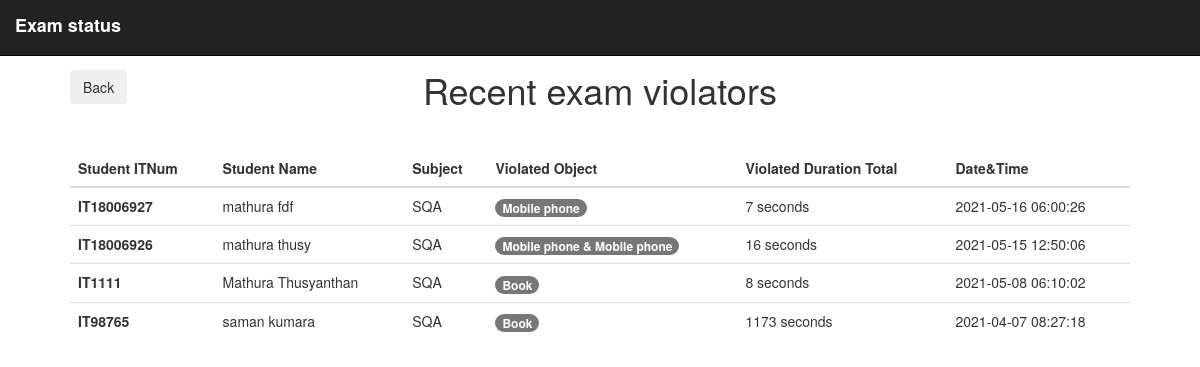
Page /admin/exam_status.php on the committed database.
### tables this page shows
CREATE TABLE `violation` (
  `vid` int(11) NOT NULL,
  `exam_id` int(11) NOT NULL,
  `stud_id` int(11) NOT NULL,
  `violated_time` timestamp NOT NULL DEFAULT current_timestamp(),
  `count` int(11) DEFAULT NULL,
  `proh_item` varchar(30) DEFAULT NULL
);

CREATE TABLE `student` (
  `stud_id` int(11) NOT NULL,
  `stud_no` int(10) NOT NULL,
  `firstname` varchar(50) NOT NULL,
  `lastname` varchar(50) NOT NULL,
  `gender` varchar(10) NOT NULL,
  `yr&sec` varchar(5) NOT NULL,
  `password` text NOT NULL
);

CREATE TABLE `subject` (
  `sub_id` int(11) NOT NULL,
  `sub_name` varchar(20) NOT NULL,
  `yr&sec` varchar(20) NOT NULL
);

### admin/exam_status.php (the view, shortened to what this page needs)
<?php
require '../admin/conn.php';
?>
<!DOCTYPE html>
<html lang = "en">
	<head>
	 <link rel = "stylesheet" type = "text/css" href = "css/bootstrap.css" />
		<link rel = "stylesheet" type = "text/css" href = "css/style.css" />
	</head>
<body>
	<nav class="navbar navbar-default navbar-fixed-top navbar-inverse">
		<div class="container-fluid">
			<label class="navbar-brand">Exam status</label>
		</div>
	</nav>
	<div    style="margin: 7rem; 0;position: relative;">
		<div style="text-align: center;" >
			<h1>Recent exam violators</h1>
		</div>
		 <div class="table-responsive table-wrapper-scroll-y my-custom-scrollbar1" style="margin-top: 4rem;">
			<table class="table table-hover table-dark">
			  <thead>
			    <tr>
			      <th scope="col">Student ITNum</th>
			      <th scope="col">Student Name</th>
			      <th scope="col">Subject</th>
			      <th scope="col">Violated Object</th>
			      <th scope="col">Violated Duration Total</th>
			       <th scope="col">Date&Time</th>
			    </tr>
			  </thead>
			  <tbody>
			  	<?php
			  	$sql ="select * from violation order by violated_time DESC";
				$result = mysqli_query($conn, $sql);
				while($row=mysqli_fetch_assoc($result)){
					    $stud_no="";
					    $stud_name="";
					  	$sub_id="";
					  	$sub_name="";
				        $stud_id=$row['stud_id'];
				         $sql ="select * from student where stud_id=".$stud_id;
				         $result1 = mysqli_query($conn, $sql);
				         while($row1=mysqli_fetch_assoc($result1)){
				                $stud_no=$row1['stud_no'];
				                $stud_name=$row1['firstname']." ".$row1['lastname'];
				          }
				         $sql ="select * from exam where eid=".$row['exam_id'];
				         $result2 = mysqli_query($conn, $sql);
				         while($row2=mysqli_fetch_assoc($result2)){
				                $sub_id=$row2['sub_id'];
				         }
				         $sql ="select * from subject where sub_id=".$sub_id;
				         $result3 = mysqli_query($conn, $sql);
				         while($row3=mysqli_fetch_assoc($result3)){
				                $sub_name=$row3['sub_name'];
				         }
			  	?>
			    <tr>
			      <th scope="row">IT<?php echo $stud_no; ?></th>
			      <td><?php echo $stud_name; ?></td>
			      <td><?php echo $sub_name; ?></td>
			      <td ><span class="badge"><?php echo $row['proh_item'] ?></span></td>
			       <td><?php echo $row['count'].' seconds' ?> </td>
			       <td><?php echo $row['violated_time'] ?> </td>
			    </tr>
			<?php } ?>
			  </tbody>
			</table>
		</div>
		<div style="position: absolute; top:0; left: 2">
			<button type="button" class="btn btn-dark" onclick="window.history.back();">Back</button>
		</div>
	</div>
</body>
</html>

### admin/exam_status.php (style rules this page uses)
.my-custom-scrollbar1 { position: relative; height: 55vh; overflow: auto; }
.table-wrapper-scroll-y { display: block; }

### rows in the picture
violation: stud.stud_no "18006927", stud.lastname "mathura fdf", subject.sub_name "SQA", proh_item "Mobile phone", count "7", violated_time "2021-05-16 06:00:26"
violation: stud.stud_no "18006926", stud.lastname "mathura thusy", subject.sub_name "SQA", proh_item "Mobile phone & Mobile phone", count "16", violated_time "2021-05-15 12:50:06"
violation: stud.stud_no "1111", stud.lastname "Mathura Thusyanthan", subject.sub_name "SQA", proh_item "Book", count "8", violated_time "2021-05-08 06:10:02"
violation: stud.stud_no "98765", stud.lastname "saman kumara", subject.sub_name "SQA", proh_item "Book", count "1173", violated_time "2021-04-07 08:27:18"
